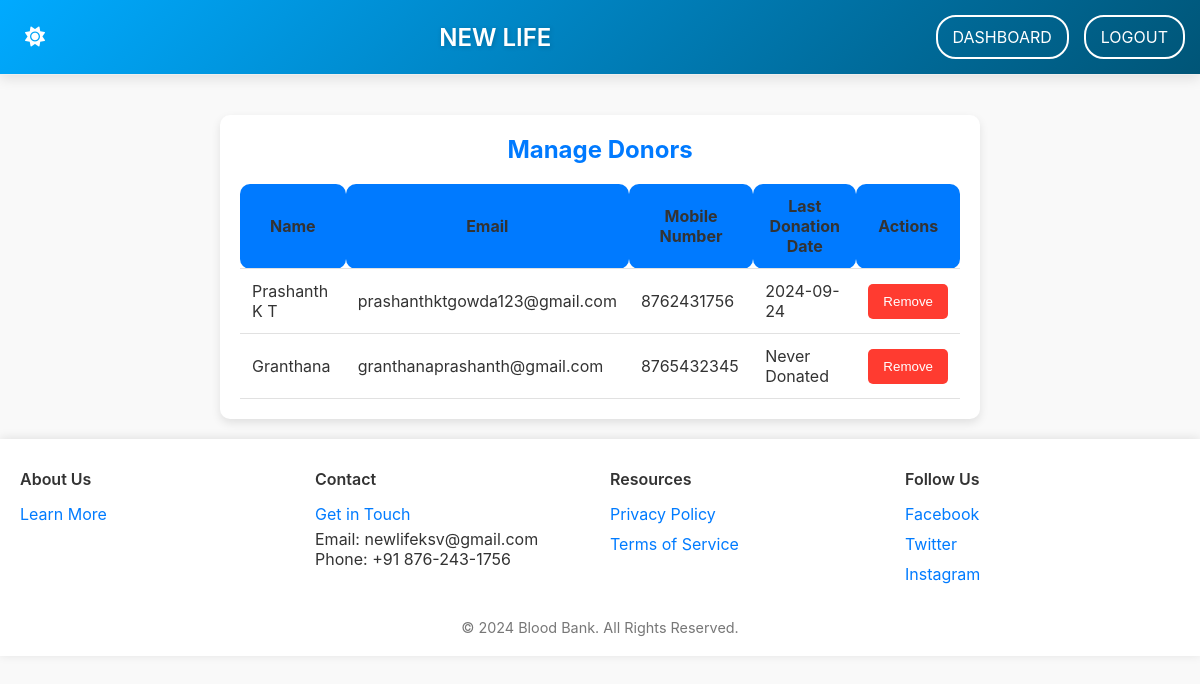
/admin_manage_donors.php (signed in), run on the app's committed database.
### tables this page shows
CREATE TABLE `donation_history` (
  `id` int NOT NULL,
  `donor_id` int NOT NULL,
  `donation_date` date NOT NULL,
  `blood_quantity` int NOT NULL,
  `hospital` varchar(255) NOT NULL,
  `created_at` timestamp NULL DEFAULT CURRENT_TIMESTAMP,
  `receiver_name` varchar(100) DEFAULT NULL
);

CREATE TABLE `donors` (
  `id` int NOT NULL,
  `name` varchar(100) NOT NULL,
  `email` varchar(100) NOT NULL,
  `password` varchar(255) NOT NULL,
  `mobile` varchar(15) NOT NULL,
  `blood_group` varchar(5) NOT NULL,
  `location` varchar(100) NOT NULL,
  `registered_at` timestamp NULL DEFAULT CURRENT_TIMESTAMP,
  `reset_token` varchar(64) DEFAULT NULL,
  `reset_expiry` datetime DEFAULT NULL,
  `photo` varchar(255) DEFAULT NULL,
  `latitude` double DEFAULT NULL,
  `longitude` double DEFAULT NULL,
  `email_verified` tinyint(1) DEFAULT '0',
  `account_frozen` tinyint(1) DEFAULT '0'
);

### admin_manage_donors.php (the view, shortened to what this page needs)
<?php
include 'db.php';
$donorsQuery = "SELECT d.id, d.name, d.email, d.mobile, dh.donation_date
                FROM donors d
                LEFT JOIN donation_history dh ON d.id = dh.donor_id
                ORDER BY dh.donation_date DESC";
$result = $conn->query($donorsQuery);
?>
<!DOCTYPE html>
<html lang="en">
<head>
    <link rel="stylesheet" href="admin_manage_donors.css">
</head>
<body>
    <div class="wrapper">
        <main>
            <div class="admin-container">
                <h1>Manage Donors</h1>
                <table>
                    <thead>
                        <tr>
                            <th>Name</th>
                            <th>Email</th>
                            <th>Mobile Number</th>
                            <th>Last Donation Date</th>
                            <th>Actions</th>
                        </tr>
                    </thead>
                    <tbody>
                        <?php if ($result->num_rows > 0): ?>
                            <?php while ($donor = $result->fetch_assoc()): ?>
                                <tr>
                                    <td><?php echo htmlspecialchars($donor['name']); ?></td>
                                    <td><?php echo htmlspecialchars($donor['email']); ?></td>
                                    <td><?php echo htmlspecialchars($donor['mobile']); ?></td>
                                    <td><?php echo htmlspecialchars($donor['donation_date'] ? $donor['donation_date'] : 'Never Donated'); ?></td>
                                    <td>
                                        <form method="POST" style="display:inline;">
                                            <button type="submit" name="remove_donor" onclick="return confirm('Are you sure you want to remove this donor?');">Remove</button>
                                        </form>
                                    </td>
                                </tr>
                            <?php endwhile; ?>
                        <?php else: ?>
                            <tr>
                                <td colspan="5">No donors found.</td>
                            </tr>
                        <?php endif; ?>
                    </tbody>
                </table>
            </div>
        </main>
    </div>
    <?php include 'footer.php'; ?>
</body>
</html>

### admin_manage_donors.css (style rules this page uses)
body { font-family: -apple-system, BlinkMacSystemFont, "Segoe UI", Roboto, "Helvetica Neue", Arial, sans-serif; background-color: #f9f9f9; color: #333; margin: 0; padding: 0; overflow-x: hidden; }
.wrapper { max-width: 800px; margin: 0 auto; padding: 20px; width: 100%; }
.admin-container { background-color: white; border-radius: 10px; box-shadow: 0 4px 10px rgba(0, 0, 0, 0.1); padding: 20px; margin-top: 20px; width: 100%; }
h1 { font-size: 24px; text-align: center; margin-bottom: 20px; color: #007aff; }
table { width: 100%; border-collapse: collapse; table-layout: auto; }
th, td { padding: 12px; text-align: left; border-bottom: 1px solid #e1e1e1; word-wrap: break-word; }
th { background-color: #007aff; font-weight: bold; border-radius: 10px; align-items: center; text-align: center; }
button { background-color: #ff3b30; color: white; border: none; border-radius: 5px; padding: 10px 15px; cursor: pointer; transition: background-color 0.3s ease; }

### data on the page
donation_history: donor.name "Prashanth K T", donor.email "prashanthktgowda123@gmail.com", donor.mobile "8762431756", donation_date "2024-09-24"
donors: name "Granthana", email "granthanaprashanth@gmail.com", mobile "8765432345", donation_date "Never Donated"
